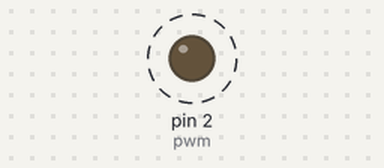
Recording of a sketch running on a simulated Arduino Uno, built with avr-gcc and run on an emulated ATmega328P. Parts: output pins drawn as LEDs (lit = HIGH). Dashed ring = blinking.

Above: at 0.12 s.
Timing chart, 0 to 3.0 s (numbered marks = the images above):
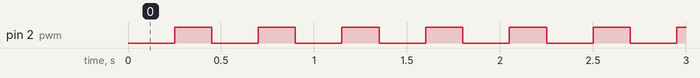

The sketch:

PWM__DAC_.ino
```cpp
const int pwm = 2 ;     //initializing pin 2 as ‘pwm’ variable
void setup()
{
     pinMode(pwm,OUTPUT) ;  //Set pin 2 as output
}
void loop()
{
     analogWrite(pwm,25) ;     //setting pwm to 25
     delay(50) ;      //delay of 50 ms
     analogWrite(pwm,50) ;
     delay(50) ;
     analogWrite(pwm,75) ;
     delay(50) ;
     analogWrite(pwm,100) ;
     delay(50) ;
     analogWrite(pwm,125) ;
     delay(50) ;
     analogWrite(pwm,150) ;
     delay(50) ;
     analogWrite(pwm,175) ;
     delay(50) ;
     analogWrite(pwm,200) ;
     delay(50) ;
     analogWrite(pwm,225) ;
     delay(50) ;
     analogWrite(pwm,250) ;
}
```

Measured:
- by itself, pin 2 (pwm): alternates HIGH for 0.20 s and LOW for 0.25 s
